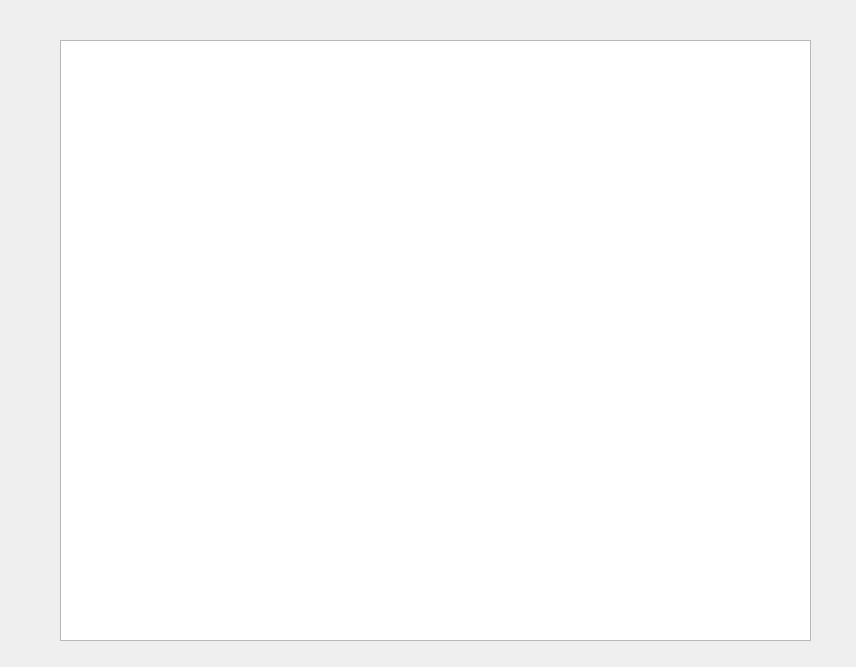
<?xml version="1.0" encoding="UTF-8"?>
<ui version="4.0">
 <class>Widget</class>
 <widget class="QWidget" name="Widget">
  <property name="geometry">
   <rect>
    <x>0</x>
    <y>0</y>
    <width>856</width>
    <height>667</height>
   </rect>
  </property>
  <property name="windowTitle">
   <string>Widget</string>
  </property>
  <widget class="QGraphicsView" name="graphicsView">
   <property name="geometry">
    <rect>
     <x>60</x>
     <y>40</y>
     <width>751</width>
     <height>601</height>
    </rect>
   </property>
  </widget>
 </widget>
 <layoutdefault spacing="6" margin="11"/>
 <resources/>
 <connections/>
</ui>
